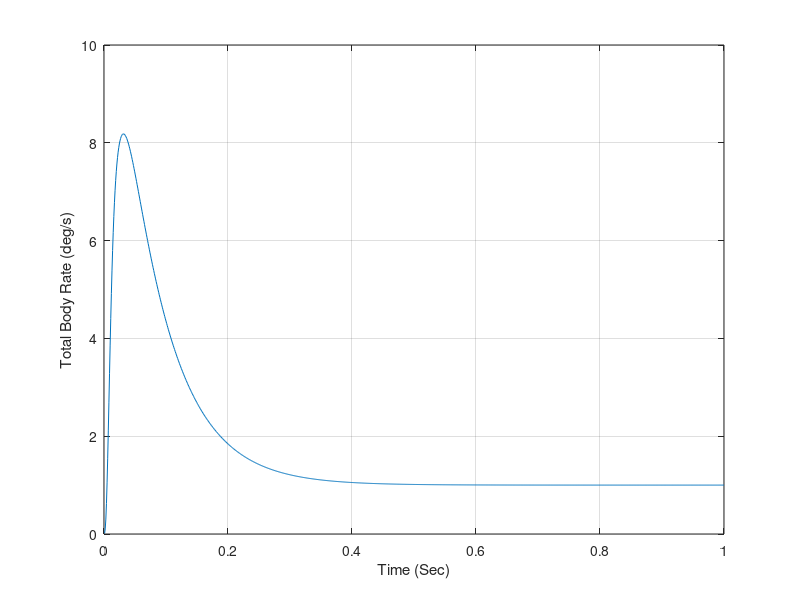

The MATLAB script that drew this image:
clear all
close all
count=0;
TS=.001;
XK3=-.362;
TA=.831;
B11=.00461;
B12=.00136;
XKFB=.00134;
WZFB=395.;
Z1=.015;
W1=259.;
WT=W1;
ZT=Z1;
WB=W1;
ZB=.5;
TF=1.;
XIN=1.;
WACT=100.;
WACT=400.;
ZACT=.7;
XKR=.1;
XKR=.2;
XKR=.3;
XK=(1.-XKR*XK3)/(XKR*XK3)
FB=0.;
% FB=1;
T=0.;
S=0.;
H=.00001;
E=0.;
ED=0.;
E1=0.;
E1D=0.;
E1DD=0.;
DEL=0.;
DELD=0.;
DELC=0;
while T<=TF
    EOLD=E;
    EDOLD=ED;
    E1OLD=E1;
    E1DOLD=E1D;
    E1DDOLD=E1DD;
    DELOLD=DEL;
    DELDOLD=DELD;
    DELDD=WACT*WACT*(DELC-DEL-2.*ZACT*DELD/WACT);
    EDD=(DEL-E-B11*ED)/B12;
    E1DDD=W1*W1*(DELD-E1D-2.*Z1*E1DD/W1);
    THDRB=XK3*(E+TA*ED);
    THDFB=XKFB*(E1D+E1DDD/WZFB^2);
    THDTOT=THDRB+FB*THDFB;
	DELC=XKR*(XK*XIN+THDTOT);
    E=E+H*ED;
    ED=ED+H*EDD;
    E1=E1+H*E1D;
    E1D=E1D+H*E1DD;
    E1DD=E1DD+H*E1DDD;
    DEL=DEL+H*DELD;
    DELD=DELD+H*DELDD;
    T=T+H;
    DELDD=WACT*WACT*(DELC-DEL-2.*ZACT*DELD/WACT);
    EDD=(DEL-E-B11*ED)/B12;
    E1DDD=W1*W1*(DELD-E1D-2.*Z1*E1DD/W1);
    THDRB=XK3*(E+TA*ED);
    THDFB=XKFB*(E1D+E1DDD/WZFB^2);
    THDTOT=THDRB+FB*THDFB;
	DELC=XKR*(XK*XIN+THDTOT);
    E=.5*(EOLD+E+H*ED);
    ED=.5*(EDOLD+ED+H*EDD);
    E1=.5*(E1OLD+E1+H*E1D);
    E1D=.5*(E1DOLD+E1D+H*E1DD);
    E1DD=.5*(E1DDOLD+E1DD+H*E1DDD);
    DEL=.5*(DELOLD+DEL+H*DELD);
    DELD=.5*(DELDOLD+DELD+H*DELDD);
    S=S+H;
    if S>=(TS-.00001)
        S=0.;
        count=count+1;
        ArrayT(count)=T;
        ArrayTHDTOT(count)=THDTOT;
	end
end
figure
plot(ArrayT,ArrayTHDTOT),grid
xlabel('Time (Sec)')
ylabel('Total Body Rate (deg/s)')
clc
output=[ArrayT',ArrayTHDTOT'];
save datfil.txt output  -ascii
disp 'simulation finished'
